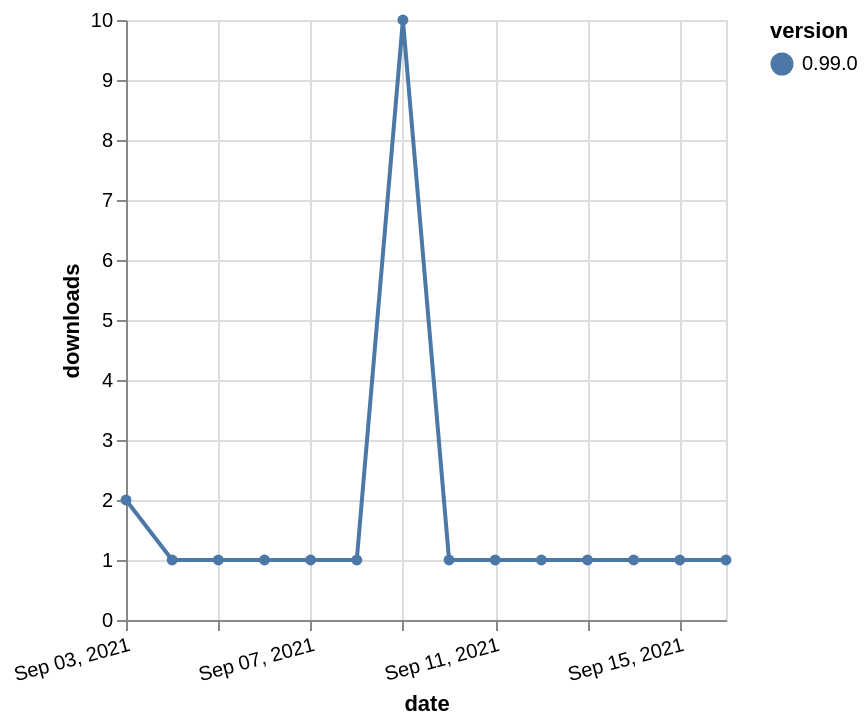

Specify this chart in Vega-Lite:
### Vega-Lite specification from a JSON file in a GitHub repository (floating-point values rounded to 4 significant figures)
{"$schema": "https://vega.github.io/schema/vega-lite/v5.json", "description": "A simple bar chart with embedded data.", "data": {"values": [{"date": "2021-09-03", "total": 605, "delta": 2, "version": "0.99.0"}, {"date": "2021-09-04", "total": 606, "delta": 1, "version": "0.99.0"}, {"date": "2021-09-05", "total": 607, "delta": 1, "version": "0.99.0"}, {"date": "2021-09-06", "total": 608, "delta": 1, "version": "0.99.0"}, {"date": "2021-09-07", "total": 609, "delta": 1, "version": "0.99.0"}, {"date": "2021-09-08", "total": 610, "delta": 1, "version": "0.99.0"}, {"date": "2021-09-09", "total": 620, "delta": 10, "version": "0.99.0"}, {"date": "2021-09-10", "total": 621, "delta": 1, "version": "0.99.0"}, {"date": "2021-09-11", "total": 622, "delta": 1, "version": "0.99.0"}, {"date": "2021-09-12", "total": 623, "delta": 1, "version": "0.99.0"}, {"date": "2021-09-13", "total": 624, "delta": 1, "version": "0.99.0"}, {"date": "2021-09-14", "total": 625, "delta": 1, "version": "0.99.0"}, {"date": "2021-09-15", "total": 626, "delta": 1, "version": "0.99.0"}, {"date": "2021-09-16", "total": 627, "delta": 1, "version": "0.99.0"}]}, "width": "container", "mark": {"type": "line", "point": {"filled": true}}, "encoding": {"x": {"field": "date", "type": "temporal", "timeUnit": "yearmonthdate", "title": "date", "axis": {"labelAngle": -15}}, "y": {"field": "delta", "type": "quantitative", "title": "downloads"}, "color": {"field": "version", "type": "nominal"}, "tooltip": {"field": "delta"}}}
